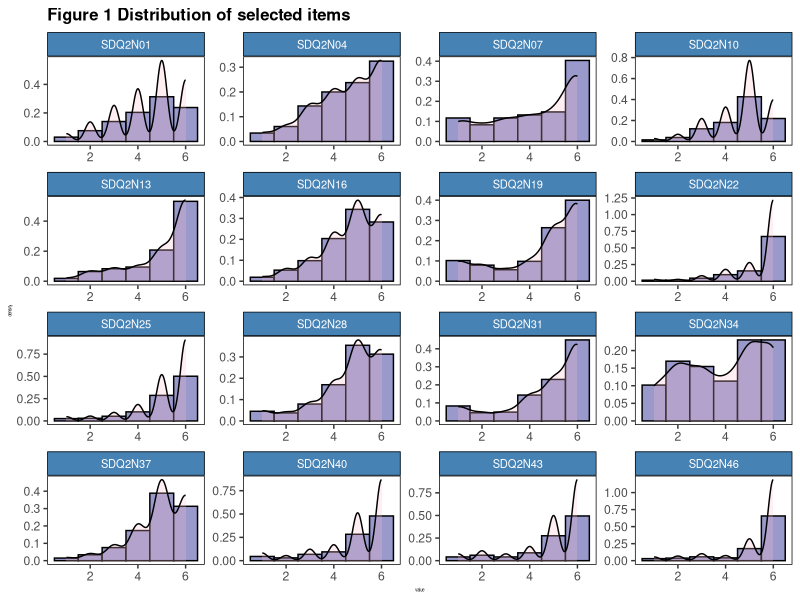
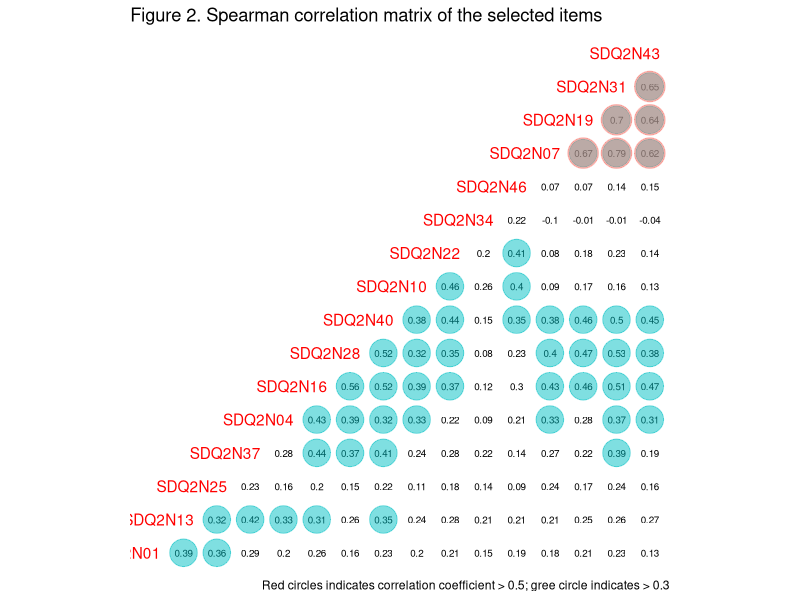

These figures' R source, in order:
## ---- chunk 1
knitr::opts_chunk$set(echo = TRUE, warning = F, message=F)
## ---- chunk 2
library(tidyverse)#data wrangling 
library(readr)# read data into r
orig_data <- read_csv("ASC7INDM.CSV", show_col_types = FALSE) 
## ---- chunk 3
unique.levels <-  function(sc){
  values <- lapply(sc, function(x)sort(unique(x))) 
for(x in 1:ncol(sc)){
  a <- paste(c("Variable ", 
               names(values)[x], 
               " has values of ", 
               paste(values[[x]], 
                     collapse = ",")), 
             collapse = "")
  print(a)
  }
}
## ---- chunk 4
# Select the variables for use
sc <- orig_data %>% dplyr::select(starts_with("SDQ2N")) # namming logic: sc = self-concept
## ---- chunk 5
glimpse(sc)
## ---- chunk 6
unique.levels(sc)
## ---- chunk 7
library(kableExtra)#publication-ready table
library(psych)#for function "describe"
sc.ds <- sc %>%  #sc.ds = self-concept descriptive statistics
  describe(IQR = T) %>%
  select(mean, median, sd, range, se, IQR)
#print the descriptive statistics table
sc.ds %>% 
  kable(booktabs=T,
        longtable=T,
        digits = 2,
        caption = "Descriptive dtatistics of selected variables",
        linesep = "") %>% 
  add_header_above(c("", "centralized tendency" = 2, "dispersion tendency" = 4)) %>% 
  kable_styling(latex_options = c("striped","repeat_header")) %>% 
  column_spec(1, width = "3cm", bold = T, color = "red")
#sc.ds %>%
#  tab_df(digits = 2, 
#        alternate.rows = T,
#        title = "Table 1. Descriptive dtatistics of selected variables",
#        CSS = list(css.centralign='text-align: right;'))
## ---- chunk 8
sc %>% 
  pivot_longer(everything()) %>%  #longer format
  ggplot(aes(x = value)) + #x axis used variable "value" (a default of pivot)
  geom_histogram(binwidth = 1, aes(y = ..density..), #match ys of density and histogram plots
                 color = "black",  fill = "#9999CC")+  # adjust aesthetics for hist
  geom_density(fill = "pink", alpha = 0.25)+ #adjust aesthetics for density plot
  facet_wrap(~name, scales = "free") + #wrap by name variable
  theme(panel.grid.major = element_blank(), #get rid of the  grids
        panel.grid.minor = element_blank(),
        panel.background = element_rect(fill = "white",#adjust the background
                                        color = "black"),
        strip.background = element_rect(color = "black",#adjust the strips aes
                                        fill = "steelblue"),
        strip.text = element_text(size =8, color = "white"), #adjust strip text
        axis.title.x = element_text(size = 3), #adjust the x text
        axis.title.y = element_text(size = 3), # adjust the y text
        plot.title = element_text(size = 12, face = "bold"))+ #adjust the title
  labs(title = "Figure 1 Distribution of selected items") #title it
## ---- chunk 9
library(GGally)
ggcorr(sc, 
       geom = "blank", 
       label = TRUE, 
       hjust = 0.85, 
       color = "red", 
       face = "bold", 
       method = c("pairwise","spearman"),
       digits = 2,
       label_size = 2.5,
       label_round = 2) +
  geom_point(size = 9, 
             aes(color = "red", 
                 alpha = abs(coefficient) > 0.3)) +
  scale_alpha_manual(values = c("TRUE" = 0.3, "FALSE" = 0)) +
    geom_point(size = 10, 
               aes(color = "green", alpha = abs(coefficient) > 0.6)) +
  scale_alpha_manual(values = c("TRUE" = 0.5, "FALSE" = 0)) +
  guides(color = FALSE, 
         alpha = FALSE) +
  labs(title = "Figure 2. Spearman correlation matrix of the selected items",
       caption = 
         "Red circles indicates correlation coefficient > 0.5; gree circle indicates > 0.3")
